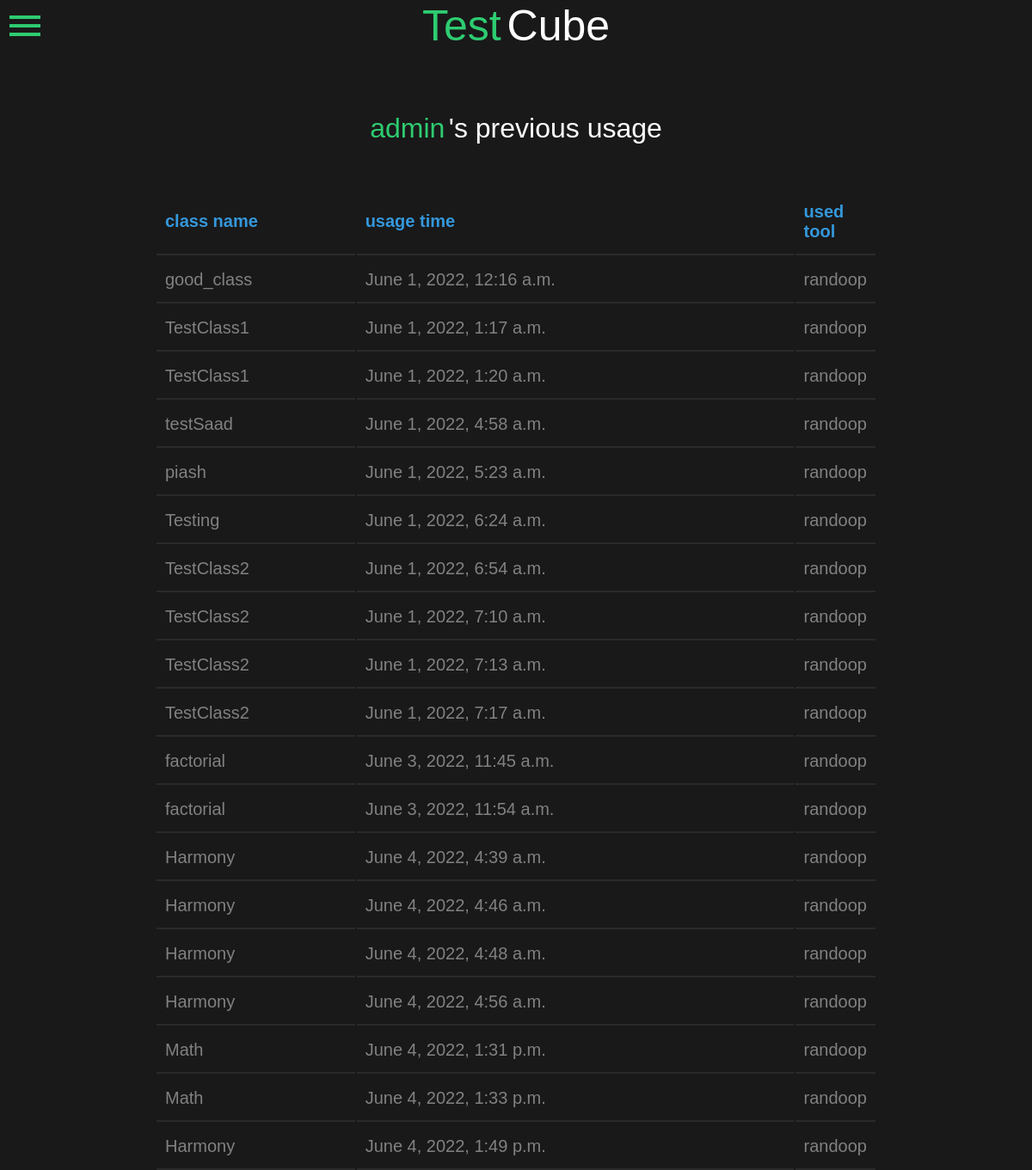
Page /run_randoop/previous/ (signed in) on the earlier database version.
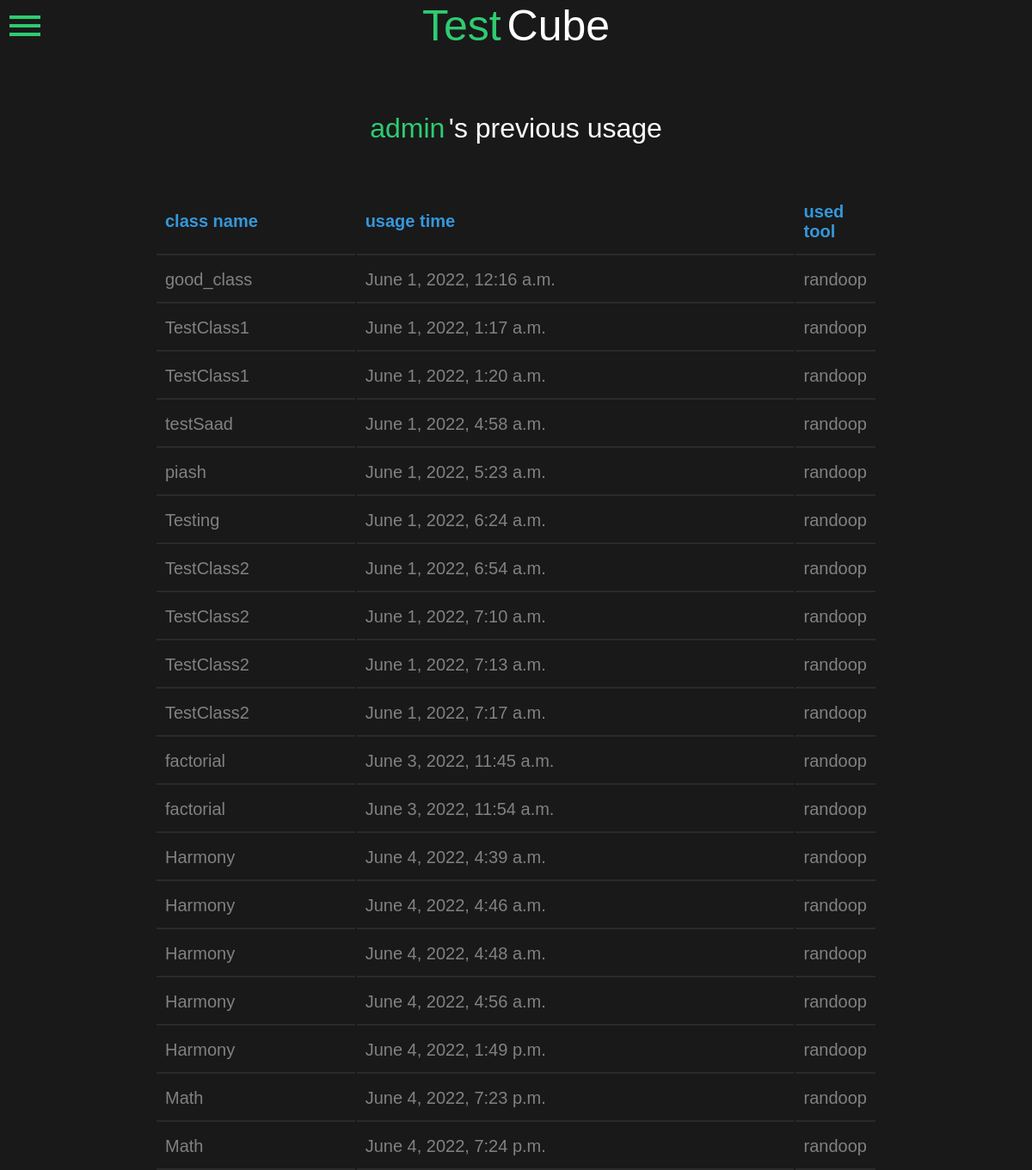
Same page on the later database version.
### run_randoop/models.py (models this page shows, shortened)
class User_Codes(models.Model):
    user = models.ForeignKey(User, on_delete=models.CASCADE)
    class_name = models.CharField(max_length=50, null=True)
    source_code = models.TextField()
    test_code = models.TextField()
    expected_behavior = models.TextField()
    report = models.TextField()
    date_time = models.DateTimeField(auto_now=True)
    used_tool = models.CharField(max_length=10, null=True)

### run_randoop/views.py (the view)
# urls.py: path('run_randoop/previous/', rr_views.viewHistory),
def viewHistory(request):
    cur_user = User.objects.get(name=request.user.username)
    code_dc = {
        "user_codes": cur_user.user_codes_set.all(),
    }
    return render(request, 'usage.html', code_dc)

### run_randoop/templates/usage.html (shortened to what this page needs)
<!DOCTYPE html>
<html>
<head>
</head>
<body>
    <div class="box">
        <span onclick="openNav()">
            <i class="material-icons" style="font-size:48px;color:#2ecc71; position: absolute; left: 5px; top: 5px;">menu</i>
        </span>
        <a href="../" style="font-size: 25px; text-decoration: none;">
            <h1 style="color: #2ecc71; display: inline;">Test</h1>
            <h1 style="display: unset;">Cube</h1>
        </a>
        <br>
        <svg height="5%" width="500px">
        </svg>
        <div style="padding-bottom: 50px;">
            <h1 style="color: #2ecc71; display: inline;">{{ request.user.username }}</h1>
            <h1 style="display: unset;">'s previous usage</h1>
        </div>
        <table style="width: 70%;margin-left:auto;margin-right:auto; text-align: left;">
            <tr>
                <th class="profile" style="color:#3498db;width: 30%;">class name</th>
                <th class="profile" style="color:#3498db;">usage time</th>
                <th class="profile" style="color:#3498db;">used tool</th>
            </tr>
            {% for code in user_codes %}
            <tr>
                <td class="profile" style="width: 30%;">
                    <a href="{{code.id}}">{{ code.class_name }}</a>
                </td>
                <td class="profile" style="padding-right: 0px;">
                    <a href="{{code.id}}">{{ code.date_time }}</a>
                </td>
                <td class="profile">
                    {{ code.used_tool }}
                </td>
            </tr>
            {% endfor %}
        </table>
    </div>
</body>
</html>

Differences in the rows shown:
removed User_Codes: class_name "Math", date_time "June 4, 2022, 1:31 p.m.", used_tool "randoop"
removed User_Codes: class_name "Math", date_time "June 4, 2022, 1:33 p.m.", used_tool "randoop"
added User_Codes: class_name "Math", date_time "June 4, 2022, 7:23 p.m.", used_tool "randoop"
added User_Codes: class_name "Math", date_time "June 4, 2022, 7:24 p.m.", used_tool "randoop"
